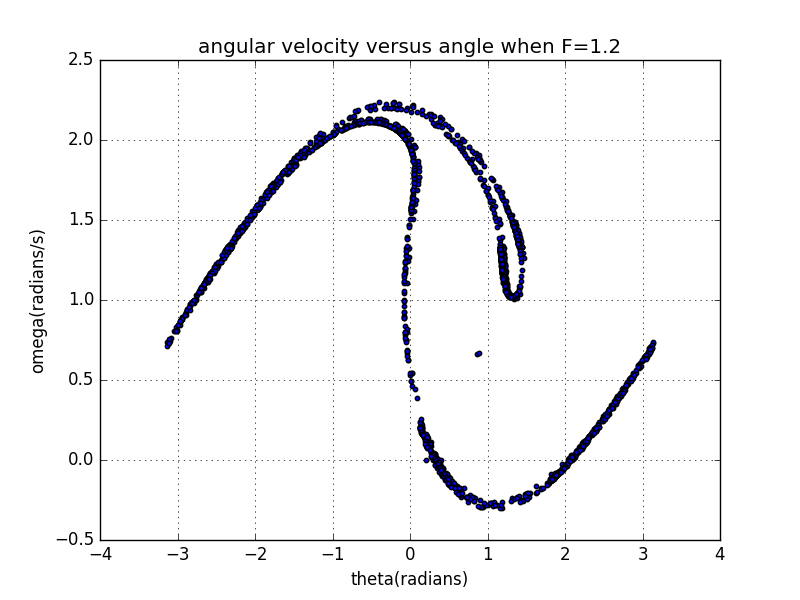

Reproduce this figure in Python.
from __future__ import division
from math import *
from pylab import *

# define a function that given amplitude of force, gives angle,avelo and t

def change_amp(F):
    
    # define some constants

    q = 0.5
    l = 9.8
    g = 9.8
    f = 2/3
    dt = pi/100
    theta0 = 0.2
    omega0 = 0
    angle = [theta0]
    avelo = [omega0]
    t = [0]
    an=[theta0]
    av=[omega0] 

    # move the pendulum

    while t[-1] < 6000*pi:

        avelo_new = avelo[-1] - ((g/l)*sin(angle[-1]) + q*avelo[-1] - F*sin(f*t[-1]))*dt
        avelo.append(avelo_new)
        angle_new = angle[-1] + avelo[-1]*dt
        while angle_new > pi:
            angle_new -= 2*pi
        while angle_new < -pi:
            angle_new += 2*pi
        angle.append(angle_new)

        if (t[-1]-(3*pi)/4)%(3*pi) <= dt:
            an.append(angle_new)
            av.append(avelo_new)

        t_new = t[-1] + dt
        t.append(t_new)
        

    return an,av


ang = change_amp(1.2)[0]
ave = change_amp(1.2)[1]



scatter(ang,ave,s=10)



title('angular velocity versus angle when F=1.2')
xlabel('theta(radians)')
ylabel('omega(radians/s)')

grid(True)



show()
